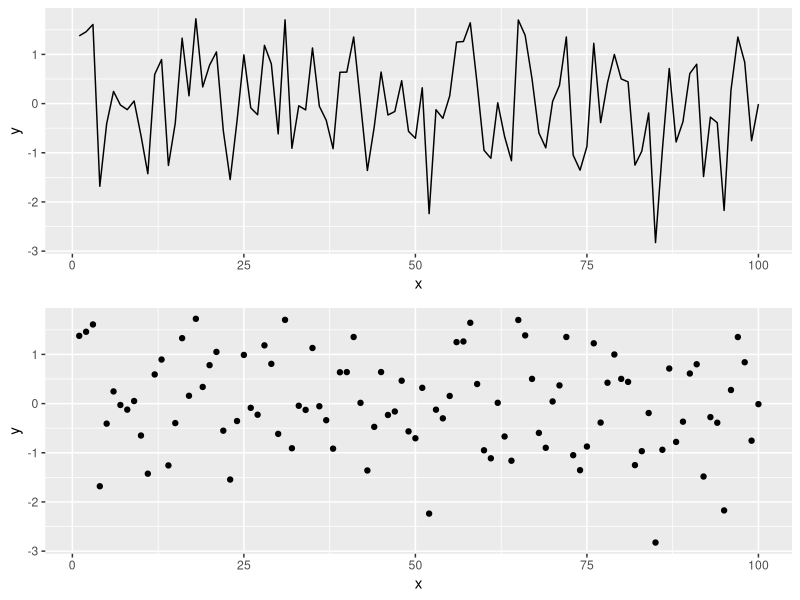

Here is the R script that generated this plot:
## ---- chunk 1
knitr::opts_chunk$set(echo = TRUE, fig.width = 8, fig.height = 8, fig.alig = "center")
## ---- chunk 2
library(tidyverse)
library(gridExtra)
## ---- chunk 3
# Simulating data according to a normal distribution
x <- seq(1:100)
y <- rnorm(100) # Generating data form a normal distribution with mean 0 and variance 1
data <- data.frame(x = x, y = y )     # Creating a data frame
p1 = ggplot(data, aes(x= x, y = y)) +
   geom_line()
p2 = ggplot(data, aes(x= x, y = y)) +
   geom_point()
grid.arrange(p1, p2)
